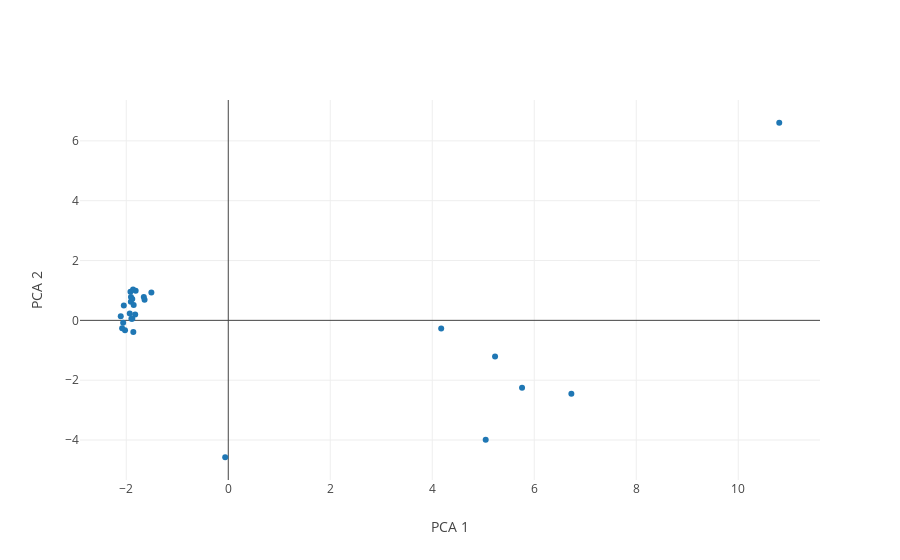

The notebook cell this image was saved under:
### Code cell
import plotly
import plotly.graph_objs as go
from plotly.offline import download_plotlyjs, init_notebook_mode, plot, iplot

init_notebook_mode(connected=True)

fig = {
    'data': [
        {
            'x': principalDf['principal component 1'],
            'y': principalDf['principal component 2'],
            'text': df['spectral_centroid'],
            'name': str(df['spectral_centroid']),  'mode': 'markers',
        } #for i in range(principalDf['principal component 1'].shape[0])
    ],
    'layout': {
        'xaxis': {'title': 'PCA 1'},
        'yaxis': {'title': "PCA 2"}
    }
}

iplot(fig)

### Figure 1 — Plotly figure (JSON) as saved in the notebook; plotly's stock layout.template omitted (floating-point values rounded to 4 significant figures)
{"data": [{"mode": "markers", "name": "0      205.64505\n1      127.14704\n2      110.00863\n3       56.55140\n4      249.10650\n5     2976.14840\n6     2941.91110\n7     2909.03300\n8     2864.47490\n9     2829.80880\n10    2795.80540\n11    2752.73300\n12    2711.61940\n13    2668.26460\n14    2625.10840\n15    2579.67530\n16    2532.27220\n17    2475.92330\n18    2426.87080\n19    2379.33890\n20    2326.31760\n21    2277.56570\n22    2227.00900\n23    2180.29440\n24    2127.79980\n25     109.79601\n26    2743.34030\nName: spectral_centroid, dtype: float64", "text": [205.6, 127.1, 110.0, 56.55, 249.1, 2976.0, 2942.0, 2909.0, 2864.0, 2830.0, 2796.0, 2753.0, 2712.0, 2668.0, 2625.0, 2580.0, 2532.0, 2476.0, 2427.0, 2379.0, 2326.0, 2278.0, 2227.0, 2180.0, 2128.0, 109.8, 2743.0], "type": "scatter", "uid": "4dfbb954-ca9a-4b97-a280-7353c92dfcd9", "x": [10.8, 4.175, 6.727, 5.231, -0.05998, -2.024, -1.9, -1.825, -2.061, -1.861, -2.081, -2.108, -1.932, -1.881, -1.911, -1.656, -1.855, -1.908, -2.048, -1.882, -1.816, -1.641, -1.867, -1.918, -1.508, 5.047, 5.76], "y": [6.605, -0.27, -2.451, -1.205, -4.575, -0.3284, 0.05788, 0.197, -0.07696, -0.3891, -0.2637, 0.1378, 0.2332, 0.05443, 0.6237, 0.7827, 0.5163, 0.7781, 0.4976, 0.717, 0.9863, 0.6883, 1.036, 0.9549, 0.9344, -3.99, -2.25]}], "layout": {"xaxis": {"title": {"text": "PCA 1"}}, "yaxis": {"title": {"text": "PCA 2"}}}}
